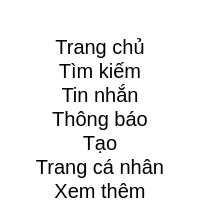
     <widget class="QWidget" name="widget" native="true">
      <property name="styleSheet">
       <string notr="true">background-color:#ffffff; font-size:15pt;</string>
      </property>
      <layout class="QVBoxLayout" name="verticalLayout_3">
       <property name="spacing">
        <number>0</number>
       </property>
       <item>
        <widget class="QPushButton" name="pushButton_13">
         <property name="styleSheet">
          <string notr="true">border-radius: 15px;</string>
         </property>
         <property name="text">
          <string/>
         </property>
         <property name="icon">
          <iconset>
           <normaloff>../../../Downloads/PetAdoptionApp/img/Instagram_logo.svg.png</normaloff>../../../Downloads/PetAdoptionApp/img/Instagram_logo.svg.png</iconset>
         </property>
         <property name="iconSize">
          <size>
           <width>80</width>
           <height>80</height>
          </size>
         </property>
        </widget>
       </item>
       <item>
        <widget class="QPushButton" name="pushButton_16">
         <property name="styleSheet">
          <string notr="true">QWidget{
    background-color: #ffffff;
    border-radius: 15px;
}
QWidget:hover{
	background-color: #ccc;
    border-radius: 15px;
}</string>
         </property>
         <property name="text">
          <string>Trang chủ</string>
         </property>
         <property name="icon">
          <iconset>
           <normaloff>../../../Downloads/PetAdoptionApp/img/home.webp</normaloff>../../../Downloads/PetAdoptionApp/img/home.webp</iconset>
         </property>
         <property name="iconSize">
          <size>
           <width>30</width>
           <height>30</height>
          </size>
         </property>
        </widget>
       </item>
       <item>
        <widget class="QPushButton" name="pushButton_15">
         <property name="styleSheet">
          <string notr="true">QWidget{
    background-color: #ffffff;
    border-radius: 15px;
}
QWidget:hover{
	background-color: #ccc;
    border-radius: 15px;
}</string>
         </property>
         <property name="text">
          <string>Tìm kiếm</string>
         </property>
         <property name="icon">
          <iconset>
           <normaloff>../../../Downloads/PetAdoptionApp/img/search.png</normaloff>../../../Downloads/PetAdoptionApp/img/search.png</iconset>
         </property>
         <property name="iconSize">
          <size>
           <width>30</width>
           <height>30</height>
          </size>
         </property>
        </widget>
       </item>
       <item>
        <widget class="QPushButton" name="pushButton_14">
         <property name="styleSheet">
          <string notr="true">QWidget{
    background-color: #ffffff;
    border-radius: 15px;
}
QWidget:hover{
	background-color: #ccc;
    border-radius: 15px;
}</string>
         </property>
         <property name="text">
          <string>Tin nhắn</string>
         </property>
         <property name="icon">
          <iconset>
           <normaloff>../../../Downloads/PetAdoptionApp/img/mes.png</normaloff>../../../Downloads/PetAdoptionApp/img/mes.png</iconset>
         </property>
         <property name="iconSize">
          <size>
           <width>20</width>
           <height>20</height>
          </size>
         </property>
        </widget>
       </item>
       <item>
        <widget class="QPushButton" name="pushButton_12">
         <property name="styleSheet">
          <string notr="true">QWidget{
    background-color: #ffffff;
    border-radius: 15px;
}
QWidget:hover{
	background-color: #ccc;
    border-radius: 15px;
}</string>
         </property>
         <property name="text">
          <string>Thông báo</string>
         </property>
         <property name="icon">
          <iconset>
           <normaloff>../../../Downloads/PetAdoptionApp/img/tim.png</normaloff>../../../Downloads/PetAdoptionApp/img/tim.png</iconset>
         </property>
        </widget>
       </item>
       <item>
        <widget class="QPushButton" name="pushButton_11">
         <property name="styleSheet">
          <string notr="true">QWidget{
    background-color: #ffffff;
    border-radius: 15px;
}
QWidget:hover{
	background-color: #ccc;
    border-radius: 15px;
}</string>
         </property>
         <property name="text">
          <string>Tạo</string>
         </property>
         <property name="icon">
          <iconset>
           <normaloff>../../../Downloads/PetAdoptionApp/img/plus_2795.png</normaloff>../../../Downloads/PetAdoptionApp/img/plus_2795.png</iconset>
         </property>
        </widget>
       </item>
       <item>
        <widget class="QPushButton" name="pushButton_9">
         <property name="styleSheet">
          <string notr="true">QWidget{
    background-color: #ffffff;
    border-radius: 15px;
}
QWidget:hover{
	background-color: #ccc;
    border-radius: 15px;
}</string>
         </property>
         <property name="text">
          <string>Trang cá nhân</string>
         </property>
        </widget>
       </item>
       <item>
        <widget class="QPushButton" name="pushButton_10">
         <property name="styleSheet">
          <string notr="true">QWidget{
    background-color: #ffffff;
    border-radius: 15px;
}
QWidget:hover{
	background-color: #ccc;
    border-radius: 15px;
}</string>
         </property>
         <property name="text">
          <string>Xem thêm</string>
         </property>
        </widget>
       </item>
      </layout>
     </widget>
